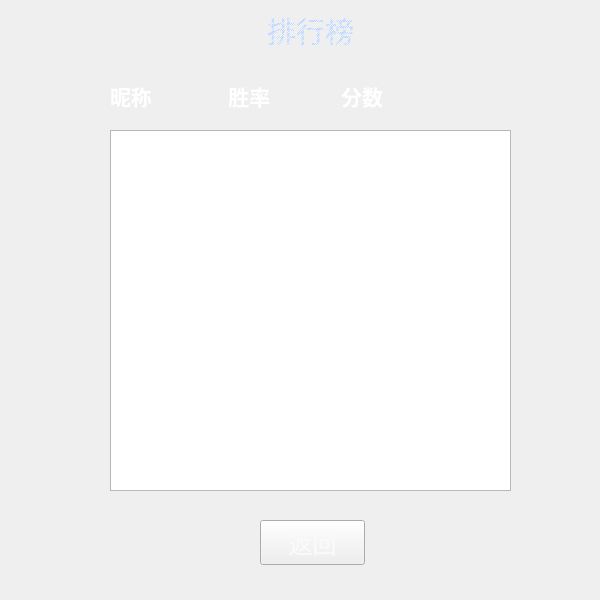
<?xml version="1.0" encoding="UTF-8"?>
<ui version="4.0">
 <class>FormRanking</class>
 <widget class="QWidget" name="FormRanking">
  <property name="geometry">
   <rect>
    <x>0</x>
    <y>0</y>
    <width>600</width>
    <height>600</height>
   </rect>
  </property>
  <property name="windowTitle">
   <string>排行榜</string>
  </property>
  <property name="windowIcon">
   <iconset resource="Ranking.qrc">
    <normaloff>:/new/prefix1/Image/Icon/图标.jpg</normaloff>:/new/prefix1/Image/Icon/图标.jpg</iconset>
  </property>
  <widget class="QPushButton" name="return_Button">
   <property name="geometry">
    <rect>
     <x>260</x>
     <y>520</y>
     <width>105</width>
     <height>45</height>
    </rect>
   </property>
   <property name="font">
    <font>
     <family>华文行楷</family>
     <pointsize>18</pointsize>
    </font>
   </property>
   <property name="cursor">
    <cursorShape>PointingHandCursor</cursorShape>
   </property>
   <property name="styleSheet">
    <string notr="true">background-image: url(:/new/prefix1/Image/Button/100.40.jpg);
color: rgb(250, 250, 250);</string>
   </property>
   <property name="text">
    <string>返回</string>
   </property>
  </widget>
  <widget class="QLabel" name="label">
   <property name="geometry">
    <rect>
     <x>0</x>
     <y>0</y>
     <width>600</width>
     <height>600</height>
    </rect>
   </property>
   <property name="styleSheet">
    <string notr="true">background-image: url(:/new/prefix1/Image/Background/Main2.jpg);</string>
   </property>
   <property name="text">
    <string/>
   </property>
  </widget>
  <widget class="QTextEdit" name="textEdit">
   <property name="geometry">
    <rect>
     <x>110</x>
     <y>130</y>
     <width>401</width>
     <height>361</height>
    </rect>
   </property>
   <property name="font">
    <font>
     <family>微软雅黑</family>
     <pointsize>22</pointsize>
     <weight>9</weight>
     <italic>false</italic>
     <bold>false</bold>
    </font>
   </property>
   <property name="styleSheet">
    <string notr="true">background-image: url(:/new/prefix1/Image/Background/Main2.jpg);
font: 75 22pt &quot;微软雅黑&quot;;
color: rgb(255, 255, 255);</string>
   </property>
   <property name="readOnly">
    <bool>true</bool>
   </property>
   <property name="html">
    <string>&lt;!DOCTYPE HTML PUBLIC &quot;-//W3C//DTD HTML 4.0//EN&quot; &quot;http://www.w3.org/TR/REC-html40/strict.dtd&quot;&gt;
&lt;html&gt;&lt;head&gt;&lt;meta name=&quot;qrichtext&quot; content=&quot;1&quot; /&gt;&lt;style type=&quot;text/css&quot;&gt;
p, li { white-space: pre-wrap; }
&lt;/style&gt;&lt;/head&gt;&lt;body style=&quot; font-family:'微软雅黑'; font-size:22pt; font-weight:72; font-style:normal;&quot;&gt;
&lt;p style=&quot; margin-top:0px; margin-bottom:0px; margin-left:0px; margin-right:0px; -qt-block-indent:0; text-indent:0px;&quot;&gt;&lt;span style=&quot; font-family:'SimSun'; font-size:20pt; font-weight:400;&quot;&gt;HyYang	73%		450&lt;/span&gt;&lt;/p&gt;
&lt;p style=&quot; margin-top:0px; margin-bottom:0px; margin-left:0px; margin-right:0px; -qt-block-indent:0; text-indent:0px;&quot;&gt;&lt;span style=&quot; font-family:'SimSun'; font-size:20pt; font-weight:400;&quot;&gt;HaoHuiF	65%		330&lt;/span&gt;&lt;/p&gt;
&lt;p style=&quot; margin-top:0px; margin-bottom:0px; margin-left:0px; margin-right:0px; -qt-block-indent:0; text-indent:0px;&quot;&gt;&lt;span style=&quot; font-family:'SimSun'; font-size:20pt; font-weight:400;&quot;&gt;JinMingJ	64%		315&lt;/span&gt;&lt;/p&gt;
&lt;p style=&quot; margin-top:0px; margin-bottom:0px; margin-left:0px; margin-right:0px; -qt-block-indent:0; text-indent:0px;&quot;&gt;&lt;span style=&quot; font-family:'SimSun'; font-size:20pt; font-weight:400;&quot;&gt;HeJW		100%		100&lt;/span&gt;&lt;/p&gt;
&lt;p style=&quot; margin-top:0px; margin-bottom:0px; margin-left:0px; margin-right:0px; -qt-block-indent:0; text-indent:0px;&quot;&gt;&lt;span style=&quot; font-family:'SimSun'; font-size:20pt; font-weight:400;&quot;&gt;HeBK		50%		100&lt;/span&gt;&lt;/p&gt;
&lt;p style=&quot; margin-top:0px; margin-bottom:0px; margin-left:0px; margin-right:0px; -qt-block-indent:0; text-indent:0px;&quot;&gt;&lt;span style=&quot; font-family:'SimSun'; font-size:20pt; font-weight:400;&quot;&gt;H2333	0%		0&lt;/span&gt;&lt;/p&gt;
&lt;p style=&quot; margin-top:0px; margin-bottom:0px; margin-left:0px; margin-right:0px; -qt-block-indent:0; text-indent:0px;&quot;&gt;&lt;span style=&quot; font-family:'SimSun'; font-size:20pt; font-weight:400;&quot;&gt;8989		0%		0&lt;/span&gt;&lt;/p&gt;&lt;/body&gt;&lt;/html&gt;</string>
   </property>
  </widget>
  <widget class="QLabel" name="label_2">
   <property name="geometry">
    <rect>
     <x>110</x>
     <y>0</y>
     <width>401</width>
     <height>61</height>
    </rect>
   </property>
   <property name="font">
    <font>
     <family>华文行楷</family>
     <pointsize>22</pointsize>
    </font>
   </property>
   <property name="styleSheet">
    <string notr="true">color: rgb(255, 255, 255);
color: qlineargradient(spread:reflect, x1:0.418, y1:0.459818, x2:1, y2:0.023, stop:0.502488 rgba(189, 214, 255, 249), stop:1 rgba(255, 255, 255, 255));</string>
   </property>
   <property name="text">
    <string>排行榜</string>
   </property>
   <property name="alignment">
    <set>Qt::AlignCenter</set>
   </property>
  </widget>
  <widget class="QLabel" name="label_3">
   <property name="geometry">
    <rect>
     <x>110</x>
     <y>75</y>
     <width>401</width>
     <height>41</height>
    </rect>
   </property>
   <property name="font">
    <font>
     <family>微软雅黑</family>
     <pointsize>16</pointsize>
     <weight>75</weight>
     <bold>true</bold>
    </font>
   </property>
   <property name="styleSheet">
    <string notr="true">color: rgb(255, 255, 255);</string>
   </property>
   <property name="text">
    <string>昵称              胜率             分数</string>
   </property>
  </widget>
  <zorder>label</zorder>
  <zorder>return_Button</zorder>
  <zorder>textEdit</zorder>
  <zorder>label_2</zorder>
  <zorder>label_3</zorder>
 </widget>
 <resources>
  <include location="Ranking.qrc"/>
 </resources>
 <connections/>
</ui>
